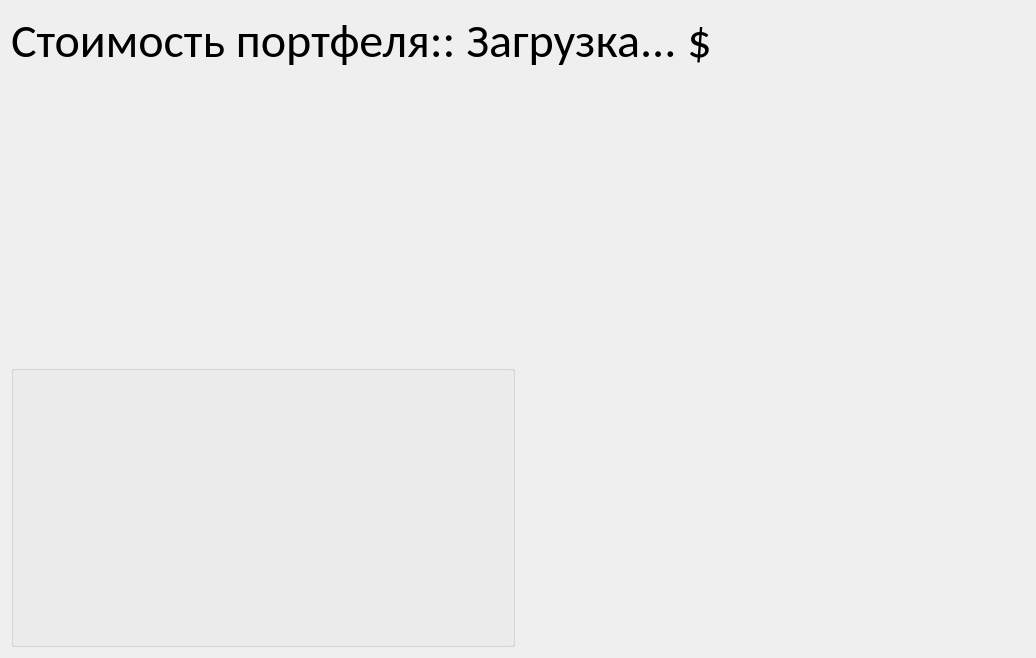
<?xml version="1.0" encoding="UTF-8"?>
<ui version="4.0">
 <class>MainStackedWidget</class>
 <widget class="QWidget" name="MainStackedWidget">
  <property name="geometry">
   <rect>
    <x>0</x>
    <y>0</y>
    <width>1036</width>
    <height>658</height>
   </rect>
  </property>
  <property name="windowTitle">
   <string>Form</string>
  </property>
  <layout class="QVBoxLayout" name="verticalLayout_2">
   <item>
    <widget class="QLabel" name="totalBalanceLabel">
     <property name="sizePolicy">
      <sizepolicy hsizetype="Minimum" vsizetype="Fixed">
       <horstretch>0</horstretch>
       <verstretch>0</verstretch>
      </sizepolicy>
     </property>
     <property name="font">
      <font>
       <family>Calibri</family>
       <pointsize>36</pointsize>
      </font>
     </property>
     <property name="text">
      <string>Стоимость портфеля:: Загрузка... $</string>
     </property>
    </widget>
   </item>
   <item>
    <layout class="QHBoxLayout" name="horizontalLayout">
     <item>
      <layout class="QVBoxLayout" name="verticalLayout">
       <item>
        <widget class="QChartView" name="totalCostGraphView" native="true"/>
       </item>
       <item>
        <widget class="QGroupBox" name="popularCurrenciesStatGroupBox">
         <property name="title">
          <string/>
         </property>
        </widget>
       </item>
      </layout>
     </item>
     <item>
      <widget class="QChartView" name="pieChartView" native="true"/>
     </item>
    </layout>
   </item>
  </layout>
 </widget>
 <customwidgets>
  <customwidget>
   <class>QChartView</class>
   <extends>QWidget</extends>
   <header location="global">QtCharts/QChartView</header>
   <container>1</container>
  </customwidget>
 </customwidgets>
 <resources/>
 <connections/>
</ui>
